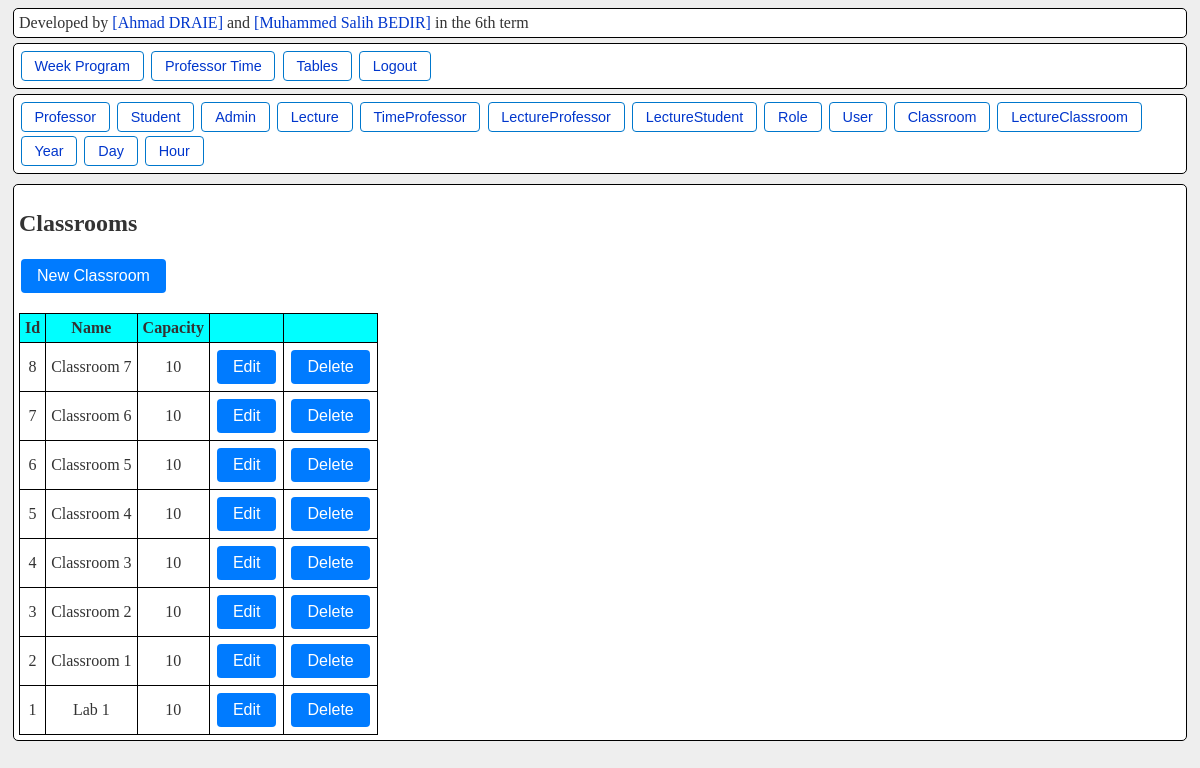
The page /table/classroom/ (signed in) on the database as committed earlier.
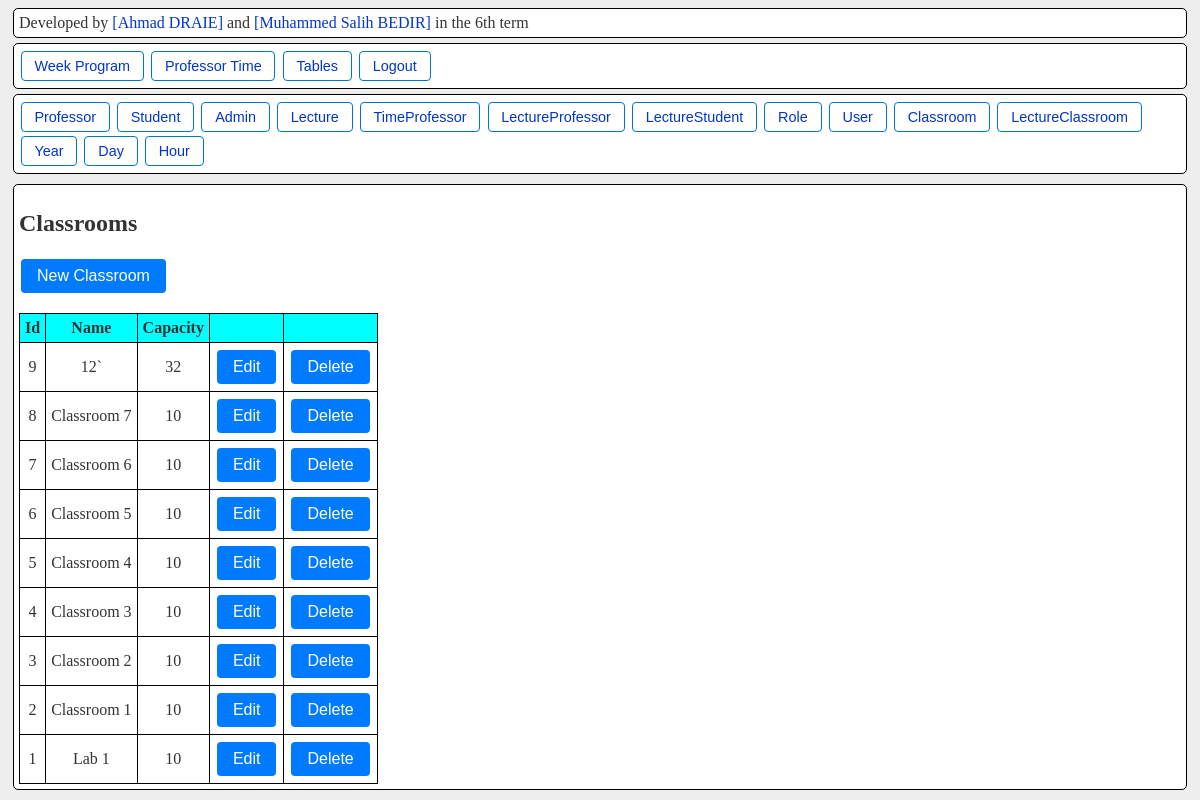
The same page on the database as committed later.
### models.py (models this page shows)
class Classroom(db.Model):
    id = db.Column(db.Integer, primary_key=True)
    name = db.Column(db.String(100), unique=True, nullable=False)
    capacity = db.Column(db.Integer, nullable=False)

### routes/models.py (the view)
    @bp.route('/')
    @login_required
    def index():
        if current_user.role_id != 1:
            return "Unauthorized.", 401
        items = model.query.order_by(model.id.desc()).all()
        columns = get_columns(model)
        return render_template(
            f'{template_prefix}/list.html',
            items=items,
            model_name=name.capitalize(),
            columns=columns,
            used_models=used_models
        )

### app.py (called while the page is built)
@login_manager.user_loader
def load_user(user_id):
    return db.session.get(User, int(user_id))

### routes/models.py (called while the page is built)
def get_columns(model):
    return [
        column.name
        for column in model.__table__.columns
    ]

### templates/tables/list.html
{% extends 'table_editor_base.html' %}
{% block content %}
  <h2>{{ model_name }}s</h2>
  <div>
    <a href="{{ url_for(request.endpoint.replace('.index', '.create')) }}">
      <button class="button-blue">New {{ model_name }}</button>
    </a>
  </div>
  <br>
  {% if items %}
    <table>
      <thead>
        <tr>
          {% for col in columns %}
            <th>
              {% if col.endswith('_id') %}
                {{ col[:-3]|capitalize }}
              {% else %}
                {{ col|capitalize }}
              {% endif %}
            </th>
          {% endfor %}
          <th class="button-column"></th>
          <th class="button-column"></th>
        </tr>
      </thead>
      <tbody>
        {% for item in items %}
          <tr>
            {% for col in columns %}
              <td>
                {% if col.endswith('_id') %}
                  {% set obj = getattr(item, col[:-3]) %}
                  {% if obj.name is defined %}
                    {{ obj.name }}
                  {% else %}
                    {{ obj.id }}
                  {% endif %}
                {% else %}
                  {{ getattr(item, col) }}
                {% endif %}
            </td>
            {% endfor %}
            <td>
              <a href="{{ url_for(request.endpoint.replace('.index', '.edit'), id=item.id) }}">
                <button class="button-blue">Edit</button>
              </a>
            </td>
            <td>
              <a href="{{ url_for(request.endpoint.replace('.index', '.delete'), id=item.id) }}">
                <button class="button-blue">Delete</button>
              </a>
            </td>
          </tr>
        {% endfor %}
      </tbody>
    </table>
  {% else %}
    <p>No {{ model_name|lower }}s defined yet.</p>
  {% endif %}
{% endblock %}

### templates/table_editor_base.html (shortened to what this page needs)
<!DOCTYPE html>
<html lang="en">
<head>
    <link rel="stylesheet" href="/static/style.css">
    <link rel="stylesheet" href="/static/crud_table.css">
</head>
<body>
    {% include 'components/navbar.html' %}
    {% include 'tables/navbar.html' %}
    <div class="container">
        <div class="week-table bordered">
          {% block content %}{% endblock %}
        </div>
    </div>
</body>
</html>

### templates/components/navbar.html (shortened to what this page needs)
<nav class="container bordered navbar" dir="ltr">
    <span>Developed by <a>[Ahmad DRAIE]</a> and <a>[Muhammed Salih BEDIR]</a> in the 6th term</span>
</nav>
<nav class="container bordered navbar" dir="ltr">
    <div>
        <a href='/week_program'>
            <button class="button-blue-white">Week Program</button>
        </a>
        {% if current_user.role_id == 1 %}
        <a href='/professor_time'>
            <button class="button-blue-white">Professor Time</button>
        </a>
        <a href='/tables'>
            <button class="button-blue-white">Tables</button>
        </a>
        {% endif %}
        <a href='/logout'>
            <button class="button-blue-white">Logout</button>
        </a>
    </div>
</nav>

### templates/tables/navbar.html
<nav class="container bordered navbar" dir="ltr">
    <div>
        {% for item in used_models %}
            <a href="/table/{{ item.__name__.lower() }}">
                <button class="button-blue-white">{{ item.__name__ }}</button>
            </a>
        {% endfor %}
    </div>
</nav>

### static/style.css (style rules this page uses)
:root { --bg-color: #eee; --border-color: #ccc; --primary-color: #0077cc; --primary-light: #e6f4ff; --text-color: #333; --link-color: #0077cc; --link-color: #0036cc; --link-hover-bg: #e6f4ff; --selected-bg: #cce5ff; --break-bg: #f0f0f0; --area-bg: #fff; --row-even-bg: #f9f9f9; }
body { background-color: var(--bg-color); color: var(--text-color); }
.bordered { border: 1px solid black; background-color: var(--area-bg); border-radius: 5px; padding: 5px; margin: 5px; }
table { border-collapse: collapse; }
td, tr, th { border: 1px solid black; padding: 5px; text-align: center; vertical-align: middle; }
tr th { background-color: aqua; }
button { margin: 2px; }
.navbar a { text-decoration: none; color: var(--link-color); border-radius: 4px; }
.week-table { flex: 1; }
@media (min-aspect-ratio: 1) { .container { display: flex; } }
.button-blue-white { padding: 0.4rem 0.8rem; margin: 0.1rem; border: 1px solid var(--primary-color); border-radius: 4px; background: var(--area-bg); color: var(--link-color); cursor: pointer; transition: background 0.2s, color 0.2s; font-size: 0.9rem; }

### static/crud_table.css (style rules this page uses)
div > a { text-decoration: none; }
.button-blue { background-color: #007bff; color: #fff; border: none; border-radius: 4px; padding: 0.5rem 1rem; font-size: 1rem; cursor: pointer; transition: background-color 0.2s ease; }
.button-column { text-align: left; width: 0; }

Rows that differ between the two databases and show on the page:
added Classroom: id "9" "12`" "32"
